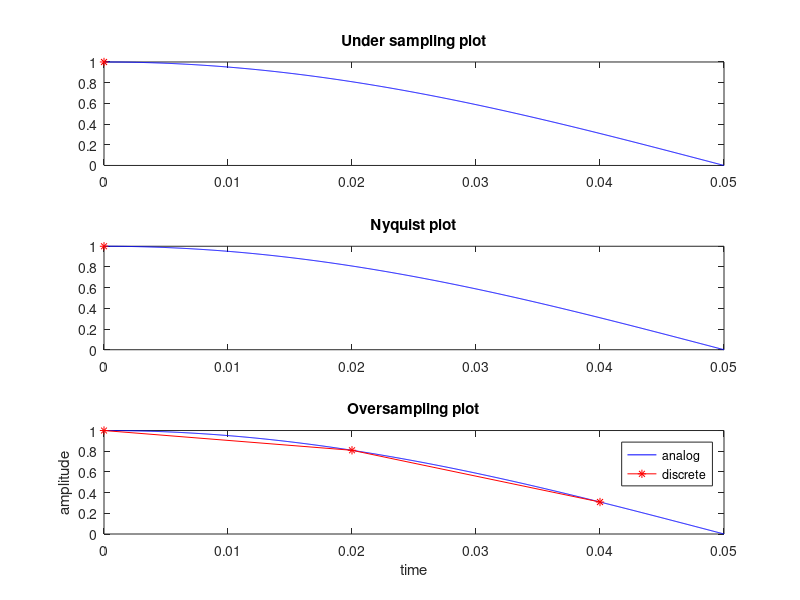

MATLAB code to generate this figure:
tfinal=0.05;
t=0:0.00005: tfinal;
fmax=input('Enter analog frequency');

%define analog signal for comparison 
xt=cos(2*pi*fmax*t); 

%simulate condition for under sampling i.e., fs1<2*fmax
fs1=1.3*fmax; 
%define the time vector
n1=0:1/fs1:tfinal;
%Generate the under sampled signal 
xn1=cos(2*pi*n1*fmax);
%plot the analog & sampled signals
subplot(3,1,1);
plot(t,xt,'b',n1,xn1,'r*-');
title('Under sampling plot');

 %Condition for Nyquist plot
fs2=2*fmax;
n2=0:1/fs2:tfinal;
xn2=cos(2*pi*fmax*n2);
subplot(3,1,2);
plot(t,xt,'b',n2,xn2,'r*-');
title('Nyquist plot');

%Condition for Oversampling
fs3=10*fmax;  
n3=0:1/fs3:tfinal;
xn3=cos(2*pi*fmax*n3);
subplot(3,1,3);
plot(t,xt,'b',n3,xn3,'r*-');
title('Oversampling plot');
xlabel('time');
ylabel('amplitude');
legend('analog','discrete')